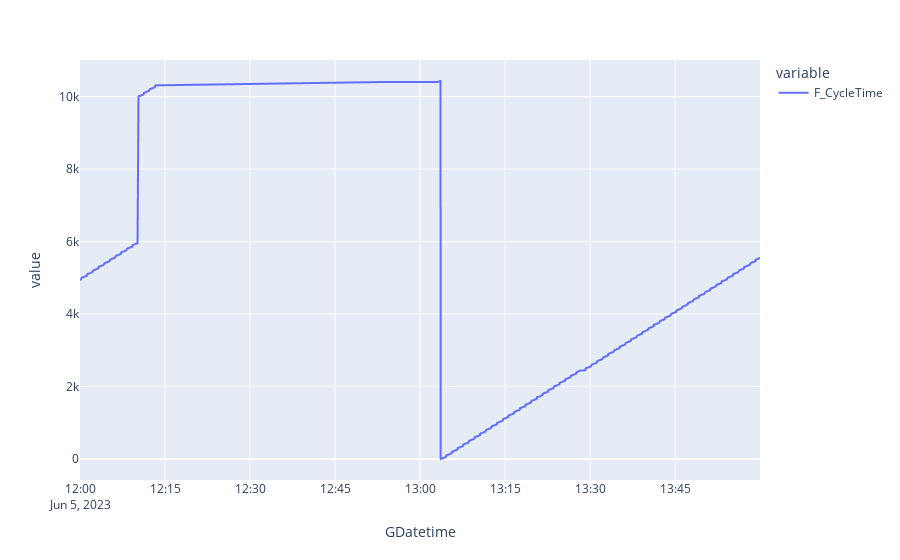

Write notebook code for a chart like this one.
### Code cell
selected_data.loc['2023-06-05 12': '2023-06-05 13']['F_CycleTime'].plot(backend='plotly')

### Figure 1 — Plotly figure (JSON) as saved in the notebook; plotly's stock layout.template omitted (floating-point values rounded to 4 significant figures; data arrays with more than 128 entries replaced by an {"elided": "..."} marker saying what was removed)
{"data": [{"hovertemplate": "variable=F_CycleTime<br>GDatetime=%{x}<br>value=%{y}<extra></extra>", "legendgroup": "F_CycleTime", "line": {"color": "#636efa", "dash": "solid"}, "marker": {"symbol": "circle"}, "mode": "lines", "name": "F_CycleTime", "showlegend": true, "type": "scattergl", "x": {"elided": "4410 str values"}, "xaxis": "x", "y": {"elided": "4410 float values"}, "yaxis": "y"}], "layout": {"legend": {"title": {"text": "variable"}, "tracegroupgap": 0}, "margin": {"t": 60}, "xaxis": {"anchor": "y", "domain": [0, 1], "title": {"text": "GDatetime"}}, "yaxis": {"anchor": "x", "domain": [0, 1], "title": {"text": "value"}}}}
